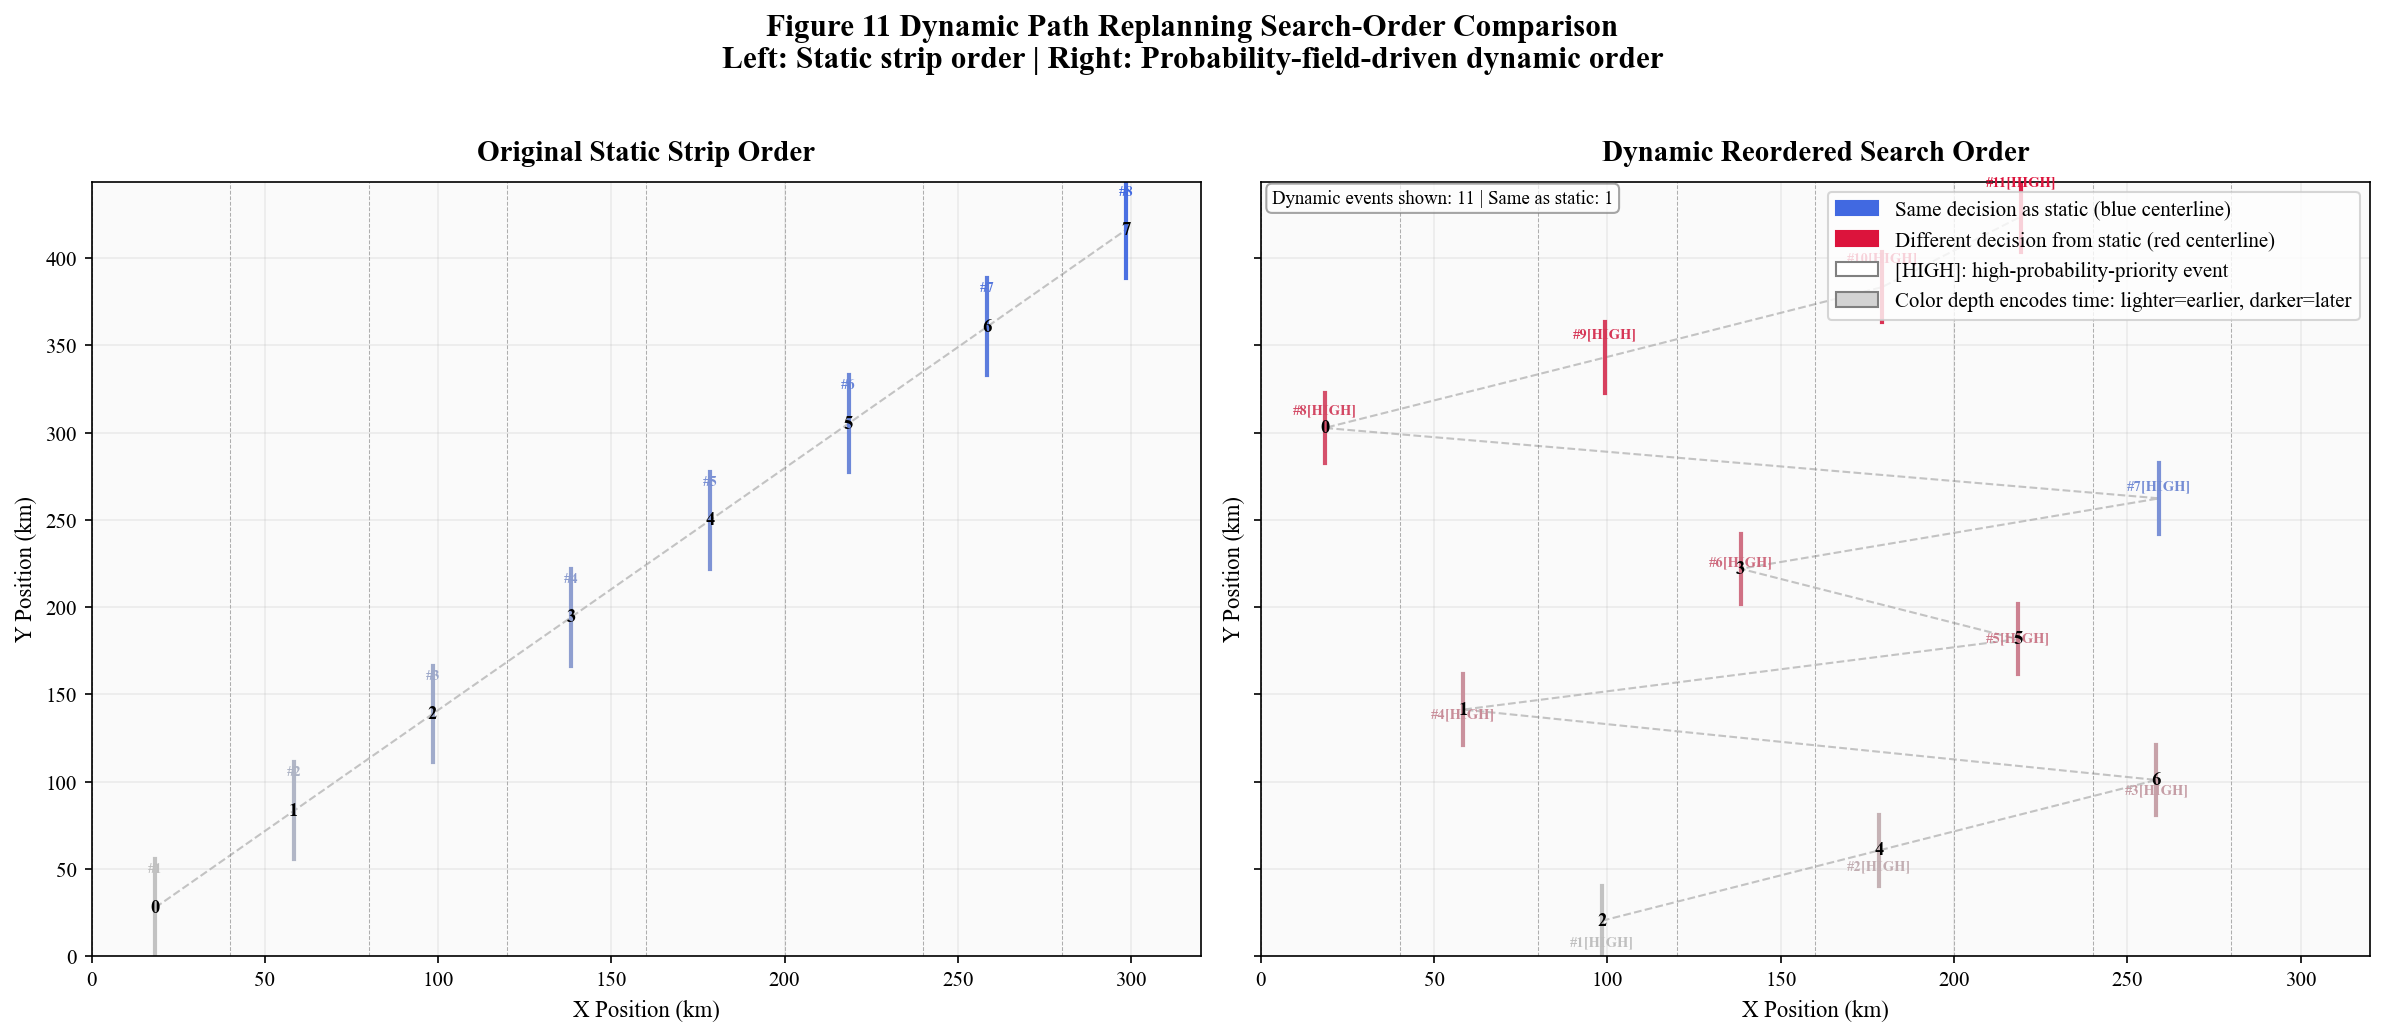

Generate this figure with Python:
"""
图11 动态路径规划前后搜索顺序对比图
=========================================

关键内容：
- 左图：原始静态搜索顺序（初始规划）
- 右图：动态重规划后的搜索顺序（根据实时概率场调整）

显示元素：
- 条带编号与搜索先后顺序  
- 高概率区域视觉强调（色阶变化）
- 搜索策略说明与图例

论证目标：
这张图明确证明系统存在"边界触发 -> 概率评估 -> 条带重选"的完整 pipeline，
而非仅仅"条带扫描 + 马尔科夫预测"的静态模式。
"""

import os
import csv
import sys
from pathlib import Path

import matplotlib.pyplot as plt
import matplotlib.patches as mpatches
import numpy as np

plt.rcParams["font.family"] = "serif"
plt.rcParams["font.serif"] = ["Times New Roman", "Times", "Nimbus Roman"]
plt.rcParams["axes.unicode_minus"] = False

# 添加父路径以导入config与utils
sys.path.insert(0, str(Path(__file__).parent.parent))

from config import NumericCoreConfig

# ============================================================================
# 常量定义
# ============================================================================

# 搜索区域
AREA_WIDTH_KM = 306.0
AREA_HEIGHT_KM = 444.0

# 条带参数
STRIP_WIDTH_KM = 40  # 每条带的宽度（km）
SCALE_U_PER_KM = NumericCoreConfig().scale

# 绘图参数
FIG_SIZE = (16.0, 7.0)  # (宽, 高) 英寸
DPI = 150

# 颜色方案
CMAP_STATIC = "Blues"  # 静态顺序用蓝色系
CMAP_DYNAMIC = "RdYlBu_r"  # 动态顺序用热力图

# ============================================================================
# 辅助函数
# ============================================================================


def load_search_strategy_data(results_dir: str) -> list[dict[str, str]] | None:
    """加载搜索策略数据（动态重规划记录）"""
    csv_path = os.path.join(results_dir, "search_strategy_dynamic.csv")
    if not os.path.exists(csv_path):
        print(f"Warning: {csv_path} not found. Using default static strategy.")
        return None
    
    try:
        with open(csv_path, "r", newline="", encoding="utf-8") as f:
            rows = list(csv.DictReader(f))
        print(f"Loaded search strategy data: {len(rows)} records")
        return rows
    except Exception as e:
        print(f"Error loading {csv_path}: {e}")
        return None


def get_strip_grid(width_km: float, height_km: float, strip_width_km: float) -> tuple:
    """
    根据区域尺寸和条带宽度生成网格。
    返回：(n_strips, strip_centers_km, strip_boundaries_km)
    """
    n_strips = int(np.ceil(width_km / strip_width_km))
    # strip_centers_km[i] 是第i条带的中心x坐标（km）
    strip_centers_km = np.array([
        i * strip_width_km + strip_width_km / 2
        for i in range(n_strips)
    ])
    # strip_boundaries_km[i] 和 strip_boundaries_km[i+1] 是第i条带的左右边界
    strip_boundaries_km = np.arange(0, width_km + strip_width_km, strip_width_km)
    
    return n_strips, strip_centers_km, strip_boundaries_km


def build_static_order(n_strips: int) -> list:
    """
    构造静态搜索顺序（从左到右，按初始条带编号）。
    返回：[(strip_id, rank), ...]
    """
    return [(i, i + 1) for i in range(n_strips)]


def build_dynamic_order(search_rows: list[dict[str, str]] | None) -> dict:
    """
        从搜索策略数据构造动态搜索顺序。
        返回：
            {
                "summary": {strip_id: {"first_rank": int, "is_high_priority": bool, "visit_count": int}},
                "events": [(rank, strip_id, is_high_priority), ...],
            }
    """
    if not search_rows:
                return {"summary": {}, "events": []}

    search_rows = sorted(
        search_rows,
        key=lambda row: (float(row.get("time_h", 0.0)), int(row.get("step_idx", 0))),
    )
    
    dynamic_summary: dict[int, dict[str, int | bool]] = {}
    dynamic_events: list[tuple[int, int, bool]] = []
    for rank, row in enumerate(search_rows, start=1):
        # CSV 中 selected_strip_id 是条带左边界坐标（u），需换算为条带索引。
        strip_left_u = int(row["selected_strip_id"])
        strip_left_km = float(strip_left_u) / float(SCALE_U_PER_KM)
        strip_id = int(np.floor(strip_left_km / STRIP_WIDTH_KM))
        is_high_priority = str(row.get("is_high_priority", "")).lower() in {"1", "true", "yes"}
        dynamic_events.append((rank, strip_id, is_high_priority))

        if strip_id not in dynamic_summary:
            dynamic_summary[strip_id] = {
                "first_rank": rank,
                "is_high_priority": is_high_priority,
                "visit_count": 1,
            }
        else:
            dynamic_summary[strip_id]["visit_count"] = int(dynamic_summary[strip_id]["visit_count"]) + 1
            dynamic_summary[strip_id]["is_high_priority"] = bool(dynamic_summary[strip_id]["is_high_priority"]) or is_high_priority

    return {"summary": dynamic_summary, "events": dynamic_events}


def visualize_search_order(
    ax,
    n_strips: int,
    strip_boundaries_km: np.ndarray,
    strip_centers_km: np.ndarray,
    height_km: float,
    search_order: dict | list,
    title: str,
    is_dynamic: bool = False,
    cmap_name: str = "Blues",
    static_reference: list[int] | None = None,
) -> None:
    """
    绘制搜索顺序可视化。
    
    参数：
    - ax: matplotlib 轴对象
    - n_strips: 条带总数
    - strip_boundaries_km, strip_centers_km: 条带网格信息
    - height_km: 搜索区域高度
    - search_order: 搜索顺序信息
      - 若是静态：[(strip_id, rank), ...]
      - 若是动态：{strip_id: (rank, time_h, is_high_priority)}
    - title: 子图标题
    - is_dynamic: 是否为动态顺序（影响色彩方案）
    - cmap_name: 颜色图名称
    """
    
    ax.set_xlim(0, np.max(strip_boundaries_km))
    ax.set_ylim(0, height_km)
    ax.set_aspect("auto")
    
    # 背景色（浅灰）
    ax.add_patch(mpatches.Rectangle(
        (0, 0), np.max(strip_boundaries_km), height_km,
        facecolor="lightgray", alpha=0.1, zorder=0
    ))
    
    # 中心线轨迹绘制（不再使用扫过区域填色）。
    def _shade_by_time(base_rgb: tuple[float, float, float], norm_t: float) -> tuple[float, float, float]:
        """按时间深浅着色：早期更浅，晚期更深。"""
        norm_t = max(0.0, min(1.0, float(norm_t)))
        # 与白色线性混合，0->浅色，1->基色
        return (
            (1.0 - norm_t) * 0.75 + norm_t * base_rgb[0],
            (1.0 - norm_t) * 0.75 + norm_t * base_rgb[1],
            (1.0 - norm_t) * 0.75 + norm_t * base_rgb[2],
        )

    if isinstance(search_order, list):
        decisions = [int(strip_id) for strip_id, _ in search_order]
        high_flags = [False] * len(decisions)
    else:
        events = search_order.get("events", []) if isinstance(search_order, dict) else []
        decisions = [int(strip_id) for _, strip_id, _ in events]
        high_flags = [bool(is_high_priority) for _, _, is_high_priority in events]

    visit_index_by_strip: dict[int, int] = {}
    traj_x: list[float] = []
    traj_y: list[float] = []
    n_events = max(len(decisions), 1)
    for i, strip_id in enumerate(decisions, start=1):
        if strip_id < 0 or strip_id >= len(strip_centers_km):
            continue

        visit_idx = visit_index_by_strip.get(strip_id, 0)
        visit_index_by_strip[strip_id] = visit_idx + 1

        x_center = float(strip_centers_km[strip_id]) + (visit_idx % 5 - 2) * 0.8
        norm_time = (i - 1) / max(len(decisions) - 1, 1)

        if is_dynamic:
            same_as_static = bool(static_reference is not None and i - 1 < len(static_reference) and strip_id == static_reference[i - 1])
            base_rgb = (65 / 255.0, 105 / 255.0, 225 / 255.0) if same_as_static else (220 / 255.0, 20 / 255.0, 60 / 255.0)
            line_color = _shade_by_time(base_rgb, norm_time)
        else:
            same_as_static = True
            base_rgb = (65 / 255.0, 105 / 255.0, 225 / 255.0)
            line_color = _shade_by_time(base_rgb, norm_time)

        # 每个事件使用独立的时间分层区间，避免整幅竖线重合。
        y0 = height_km * float(i - 1) / float(n_events)
        y1 = height_km * float(i) / float(n_events)
        y_mid = 0.5 * (y0 + y1)

        ax.plot(
            [x_center, x_center],
            [y0, y1],
            color=line_color,
            linewidth=2.0,
            alpha=0.95,
            zorder=2,
        )
        traj_x.append(x_center)
        traj_y.append(y_mid)

        label = f"#{i}"
        if is_dynamic and high_flags[i - 1]:
            label += "[HIGH]"

        if is_dynamic:
            # 右图编号严格按时间从下到上递增：#1 在底部，后续逐步上移。
            y_label = 4.0 + (float(i - 1) / max(float(n_events - 1), 1.0)) * (height_km - 8.0)
            label_va = "bottom"
        else:
            y_label = y1 - 2.0
            label_va = "top"

        ax.text(
            x_center,
            y_label,
            label,
            ha="center",
            va=label_va,
            fontsize=7,
            fontweight="bold",
            color=line_color,
            zorder=4,
        )

        if visit_idx == 0:
            ax.text(
                x_center,
                y_mid,
                str(strip_id),
                ha="center",
                va="center",
                fontsize=9,
                fontweight="bold",
                color="black",
                zorder=4,
            )

    # 连续轨迹线：显示决策随时间在 x 方向的迁移趋势。
    if len(traj_x) >= 2:
        ax.plot(traj_x, traj_y, color="gray", linewidth=1.0, alpha=0.45, linestyle="--", zorder=1.5)

    if is_dynamic:
        same_count = 0
        if static_reference is not None:
            same_count = sum(1 for idx, sid in enumerate(decisions) if idx < len(static_reference) and sid == static_reference[idx])
        ax.text(
            0.01,
            0.99,
            f"Dynamic events shown: {len(decisions)} | Same as static: {same_count}",
            transform=ax.transAxes,
            ha="left",
            va="top",
            fontsize=9,
            color="black",
            bbox=dict(boxstyle="round", facecolor="white", alpha=0.7, edgecolor="gray"),
            zorder=5,
        )
    
    # 绘制网格线（条带边界）
    for x in strip_boundaries_km:
        ax.axvline(x, color="black", linestyle="--", linewidth=0.5, alpha=0.3, zorder=0)
    
    # 标题与标签
    ax.set_title(title, fontsize=14, fontweight="bold", pad=10)
    ax.set_xlabel("X Position (km)", fontsize=11)
    ax.set_ylabel("Y Position (km)", fontsize=11)
    ax.grid(True, alpha=0.2, zorder=0)


def create_figure_11(results_dir: str | None = None, output_path: str | None = None) -> str:
    """
    生成图11：动态路径规划前后搜索顺序对比。
    
    参数：
    - results_dir: 结果目录（若有搜索策略数据）
    
    返回：
    - 输出图片路径
    """
    
    # 初始化
    n_strips, strip_centers_km, strip_boundaries_km = get_strip_grid(
        AREA_WIDTH_KM, AREA_HEIGHT_KM, STRIP_WIDTH_KM
    )
    
    # 静态顺序
    static_order = build_static_order(n_strips)
    
    # 动态顺序（若可用）
    search_rows = None
    if results_dir:
        search_rows = load_search_strategy_data(results_dir)
    
    dynamic_order = build_dynamic_order(search_rows)
    static_reference = [strip_id for strip_id, _ in static_order]
    
    # 创建图表
    fig, (ax_left, ax_right) = plt.subplots(
        1, 2, figsize=FIG_SIZE, dpi=DPI, sharey=True
    )
    
    # 左图：静态顺序
    visualize_search_order(
        ax_left,
        n_strips, strip_boundaries_km, strip_centers_km,
        AREA_HEIGHT_KM,
        static_order,
        "Original Static Strip Order",
        is_dynamic=False,
        cmap_name=CMAP_STATIC,
        static_reference=static_reference,
    )
    
    # 右图：动态顺序
    if dynamic_order:
        visualize_search_order(
            ax_right,
            n_strips, strip_boundaries_km, strip_centers_km,
            AREA_HEIGHT_KM,
            dynamic_order,
            "Dynamic Reordered Search Order",
            is_dynamic=True,
            cmap_name=CMAP_DYNAMIC,
            static_reference=static_reference,
        )
        
        # 添加图例说明（右图）
        legend_elements = [
            mpatches.Patch(facecolor="royalblue", edgecolor="royalblue", label="Same decision as static (blue centerline)"),
            mpatches.Patch(facecolor="crimson", edgecolor="crimson", label="Different decision from static (red centerline)"),
            mpatches.Patch(facecolor="white", edgecolor="gray", label="[HIGH]: high-probability-priority event"),
            mpatches.Patch(facecolor="lightgray", edgecolor="gray", label="Color depth encodes time: lighter=earlier, darker=later"),
        ]
        ax_right.legend(handles=legend_elements, loc="upper right", fontsize=10)
    else:
        # 若无动态数据，右图显示同样的静态顺序
        visualize_search_order(
            ax_right,
            n_strips, strip_boundaries_km, strip_centers_km,
            AREA_HEIGHT_KM,
            static_order,
            "No Dynamic Reordering Detected",
            is_dynamic=False,
            cmap_name=CMAP_STATIC,
        )
        ax_right.text(
            0.5, 0.5, "No Dynamic Replanning Data",
            transform=ax_right.transAxes,
            ha="center", va="center",
            fontsize=16, fontweight="bold",
            color="red", alpha=0.5,
            zorder=100
        )
    
    # 整体标题
    fig.suptitle(
        "Figure 11 Dynamic Path Replanning Search-Order Comparison\n"
        "Left: Static strip order | Right: Probability-field-driven dynamic order",
        fontsize=15, fontweight="bold", y=0.98
    )
    
    plt.tight_layout(rect=(0.0, 0.0, 1.0, 0.96))
    
    # 保存图片
    if output_path is None:
        save_path = Path(__file__).parent / "11.png"
    else:
        save_path = Path(output_path)
    plt.savefig(save_path, dpi=DPI, bbox_inches="tight")
    print(f"✓ Figure 11 saved: {save_path}")
    
    plt.close()
    
    return str(save_path)


# ============================================================================
# 主程序
# ============================================================================

if __name__ == "__main__":
    # 检查是否有结果目录作为命令行参数
    results_dir = None
    output_path = None
    if len(sys.argv) > 1:
        results_dir = sys.argv[1]
        if not os.path.isdir(results_dir):
            print(f"Warning: Results directory not found: {results_dir}")
            results_dir = None
    if len(sys.argv) > 2:
        output_path = sys.argv[2]
    
    # 生成图表
    output_file = create_figure_11(results_dir, output_path)
    print(f"Figure 11 generation complete: {output_file}")
